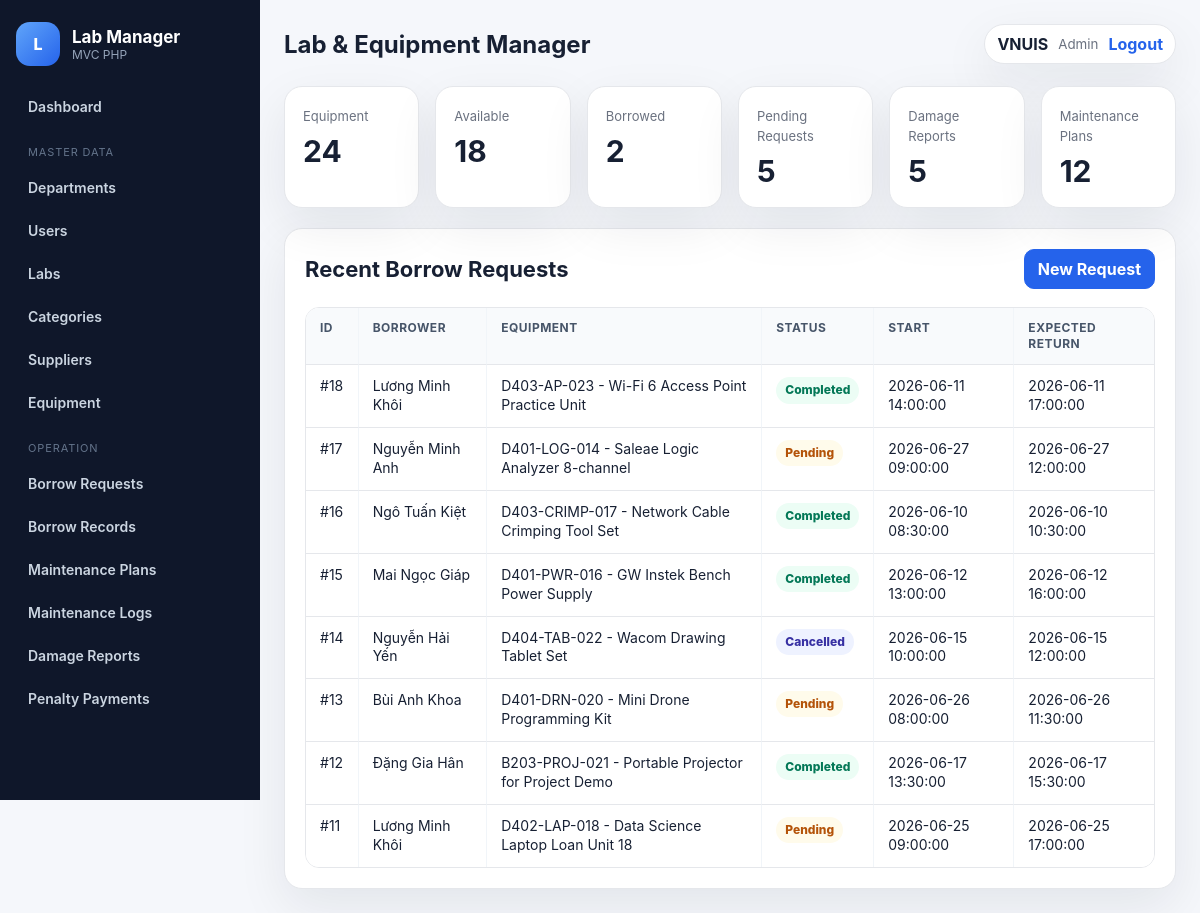
The app's page /index.php?route=dashboard/index (signed in) with its own data.
### tables this page shows
CREATE TABLE borrow_requests (
    id INT AUTO_INCREMENT PRIMARY KEY,
    user_id INT NOT NULL,
    equipment_id INT NOT NULL,
    purpose TEXT NOT NULL,
    start_time DATETIME NOT NULL,
    expected_return_time DATETIME NOT NULL,
    status ENUM('pending', 'approved', 'rejected', 'cancelled', 'completed') NOT NULL DEFAULT 'pending',
    approved_by INT NULL,
    approved_at DATETIME NULL,
    note TEXT,
    created_at DATETIME NOT NULL DEFAULT CURRENT_TIMESTAMP,

    CONSTRAINT fk_borrow_requests_user
        FOREIGN KEY (user_id) REFERENCES users(id)
        ON UPDATE CASCADE
        ON DELETE RESTRICT,

    CONSTRAINT fk_borrow_requests_equipment
        FOREIGN KEY (equipment_id) REFERENCES equipment(id)
        ON UPDATE CASCADE
        ON DELETE RESTRICT,

    CONSTRAINT fk_borrow_requests_approver
        FOREIGN KEY (approved_by) REFERENCES users(id)
        ON UPDATE CASCADE
        ON DELETE SET NULL,

    CONSTRAINT chk_borrow_request_time
        CHECK (expected_return_time > start_time),

    INDEX idx_borrow_requests_user (user_id),
    INDEX idx_borrow_requests_equipment (equipment_id),
    INDEX idx_borrow_requests_status (status),
    INDEX idx_borrow_requests_time (start_time, expected_return_time)
);

CREATE TABLE users (
    id INT AUTO_INCREMENT PRIMARY KEY,
    department_id INT NULL,
    full_name VARCHAR(120) NOT NULL,
    email VARCHAR(150) NOT NULL UNIQUE,
    student_code VARCHAR(8) UNIQUE,
    password_hash VARCHAR(255) NOT NULL,
    role ENUM('admin', 'student', 'technician') NOT NULL DEFAULT 'student',
    phone VARCHAR(20),
    status ENUM('active', 'inactive') NOT NULL DEFAULT 'active',
    created_at DATETIME NOT NULL DEFAULT CURRENT_TIMESTAMP,

    CONSTRAINT fk_users_department
        FOREIGN KEY (department_id) REFERENCES departments(id)
        ON UPDATE CASCADE
        ON DELETE SET NULL
);

CREATE TABLE equipment (
    id INT AUTO_INCREMENT PRIMARY KEY,
    asset_code VARCHAR(50) NOT NULL UNIQUE,
    equipment_name VARCHAR(150) NOT NULL,
    category_id INT NOT NULL,
    lab_id INT NOT NULL,
    supplier_id INT NULL,
    serial_number VARCHAR(100) UNIQUE,
    purchase_date DATE,
    purchase_price DECIMAL(12,2) NOT NULL DEFAULT 0.00,
    status ENUM('available', 'borrowed', 'maintenance', 'damaged', 'retired') NOT NULL DEFAULT 'available',
    total_used_hours DECIMAL(8,2) NOT NULL DEFAULT 0.00,
    created_at DATETIME NOT NULL DEFAULT CURRENT_TIMESTAMP,

    CONSTRAINT fk_equipment_category
        FOREIGN KEY (category_id) REFERENCES equipment_categories(id)
        ON UPDATE CASCADE
        ON DELETE RESTRICT,

    CONSTRAINT fk_equipment_lab
        FOREIGN KEY (lab_id) REFERENCES labs(id)
        ON UPDATE CASCADE
        ON DELETE RESTRICT,

    CONSTRAINT fk_equipment_supplier
        FOREIGN KEY (supplier_id) REFERENCES suppliers(id)
        ON UPDATE CASCADE
        ON DELETE SET NULL,

    CONSTRAINT chk_equipment_price
        CHECK (purchase_price >= 0),

    CONSTRAINT chk_equipment_used_hours
        CHECK (total_used_hours >= 0)
);

### app/core/Controller.php (called while the page is built, shortened)
<?php
class Controller
{
    public function __construct()
    {
        $this->pdo = Database::getConnection();
    }
    protected function view(string $view, array $data = []): void
    {
        extract($data);
        require BASE_PATH . '/app/views/layouts/header.php';
        require BASE_PATH . '/app/views/' . $view . '.php';
        require BASE_PATH . '/app/views/layouts/footer.php';
    }
}

### app/controllers/DashboardController.php (called while the page is built, shortened)
<?php
class DashboardController extends Controller
{
    public function index(): void
    {
        $model = new BaseModel($this->pdo);
        $stats = [
            'Equipment' => $model->count('equipment'),
            'Available' => $this->countWhere('equipment', 'status', 'available'),
            'Borrowed' => $this->countWhere('equipment', 'status', 'borrowed'),
            'Pending Requests' => $this->countWhere('borrow_requests', 'status', 'pending'),
            'Damage Reports' => $model->count('damage_reports'),
            'Maintenance Plans' => $model->count('maintenance_schedules'),
        ];
        $stmt = $this->pdo->query("\n            SELECT br.id, u.full_name, e.asset_code, e.equipment_name, br.status, br.start_time, br.expected_return_time\n            FROM borrow_requests br\n            JOIN users u ON u.id = br.user_id\n            JOIN equipment e ON e.id = br.equipment_id\n            ORDER BY br.id DESC\n            LIMIT 8\n        ");
        $recentRequests = $stmt->fetchAll();
        $this->view('dashboard/index', compact('stats','recentRequests'));
    }
    private function countWhere(string $table, string $field, string $value): int
    {
        $stmt = $this->pdo->prepare("SELECT COUNT(*) FROM `$table` WHERE `$field` = :value");
        $stmt->execute([':value' => $value]);
        return (int)$stmt->fetchColumn();
    }
}

### index.php (called while the page is built, shortened)
<?php
require_once __DIR__ . '/config/config.php';
require_once BASE_PATH . '/app/core/Database.php';
require_once BASE_PATH . '/app/core/Controller.php';
require_once BASE_PATH . '/app/models/BaseModel.php';
$route = $_GET['route'] ?? (Auth::check() ? 'dashboard/index' : 'auth/login');
[$module, $action] = array_pad(explode('/', $route, 2), 2, 'index');
$controller = new $controllerClass();
$method = $action === 'view' ? 'viewAction' : $action;
$controller->$method();

### app/core/Database.php (called while the page is built, shortened)
<?php
class Database
{
    private static ?PDO $pdo = null;
    public static function getConnection(): PDO
    {
        $dsn = 'mysql:host=' . DB_HOST . ';dbname=' . DB_NAME . ';charset=' . DB_CHARSET;
        try {
            self::$pdo = new PDO($dsn, DB_USER, DB_PASS, [
                PDO::ATTR_ERRMODE => PDO::ERRMODE_EXCEPTION,
                PDO::ATTR_DEFAULT_FETCH_MODE => PDO::FETCH_ASSOC,
                PDO::ATTR_EMULATE_PREPARES => false,
            ]);
            self::ensureLatestSchema(self::$pdo);
            return self::$pdo;
        } catch (PDOException $e) {
            if (AUTO_INSTALL_DATABASE && strpos($e->getMessage(), 'Unknown database') !== false) {
                self::installDatabase();
                self::$pdo = new PDO($dsn, DB_USER, DB_PASS, [
                    PDO::ATTR_ERRMODE => PDO::ERRMODE_EXCEPTION,
                    PDO::ATTR_DEFAULT_FETCH_MODE => PDO::FETCH_ASSOC,
                    PDO::ATTR_EMULATE_PREPARES => false,
                ]);
                return self::$pdo;
            }
            die('Database connection failed: ' . $e->getMessage());
        }
    }
    private static function ensureLatestSchema(PDO $pdo): void
    {
        try {
            $stmt = $pdo->query("SHOW COLUMNS FROM users LIKE 'student_code'");
            $hasStudentCode = (bool)$stmt->fetch();
        } catch (Throwable $e) {
            self::installDatabase();
            self::$pdo = null;
        }
    }
}

### app/models/BaseModel.php (called while the page is built, shortened)
<?php
class BaseModel
{
    protected PDO $pdo;
    public function __construct(PDO $pdo)
    {
        $this->pdo = $pdo;
    }
    public function count(string $table): int
    {
        return (int)$this->pdo->query("SELECT COUNT(*) FROM `$table`")->fetchColumn();
    }
}

### config/config.php (called while the page is built, shortened)
<?php
function app_base_path(): string
{
    $scriptName = str_replace('\\', '/', $_SERVER['SCRIPT_NAME'] ?? '/index.php');
    $dir = rtrim(dirname($scriptName), '/');
    return ($dir === '.' || $dir === '/') ? '' : $dir;
}
function current_origin(): string
{
    $host = $_SERVER['HTTP_HOST'] ?? 'localhost';
    $https = (!empty($_SERVER['HTTPS']) && $_SERVER['HTTPS'] !== 'off');
    $scheme = $https ? 'https' : 'http';
    return $scheme . '://' . $host;
}
function base_url(): string
{
    return current_origin() . app_base_path();
}
function url(string $route = '', array $params = []): string
{
    $query = array_merge(['route' => $route], $params);
    return base_url() . '/index.php?' . http_build_query($query);
}
function e($value): string
{
    return htmlspecialchars((string)$value, ENT_QUOTES, 'UTF-8');
}

### app/views/dashboard/index.php (the view)
<section class="cards-grid">
    <?php foreach ($stats as $label => $value): ?>
        <article class="stat-card">
            <span><?= e($label) ?></span>
            <strong><?= e($value) ?></strong>
        </article>
    <?php endforeach; ?>
</section>
<section class="panel">
    <div class="panel-header">
        <div>
            <h2>Recent Borrow Requests</h2>
        </div>
        <a class="btn btn-primary" href="<?= url('borrow_requests/create') ?>">New Request</a>
    </div>
    <div class="table-responsive">
        <table class="data-table">
            <thead>
                <tr>
                    <th>ID</th><th>Borrower</th><th>Equipment</th><th>Status</th><th>Start</th><th>Expected Return</th>
                </tr>
            </thead>
            <tbody>
                <?php foreach ($recentRequests as $r): ?>
                    <tr>
                        <td>#<?= e($r['id']) ?></td>
                        <td><?= e($r['full_name']) ?></td>
                        <td><?= e($r['asset_code']) ?> - <?= e($r['equipment_name']) ?></td>
                        <td><span class="badge badge-<?= e($r['status']) ?>"><?= e($r['status']) ?></span></td>
                        <td><?= e($r['start_time']) ?></td>
                        <td><?= e($r['expected_return_time']) ?></td>
                    </tr>
                <?php endforeach; ?>
            </tbody>
        </table>
    </div>
</section>

### records on screen
borrow_requests: id "18", user.full_name "Lương Minh Khôi", equipment.asset_code "D403-AP-023", equipment.equipment_name "Wi-Fi 6 Access Point Practice Unit", status "Completed", start_time "2026-06-11 14:00:00", expected_return_time "2026-06-11 17:00:00"
borrow_requests: id "17", user.full_name "Nguyễn Minh Anh", equipment.asset_code "D401-LOG-014", equipment.equipment_name "Saleae Logic Analyzer 8-channel", status "Pending", start_time "2026-06-27 09:00:00", expected_return_time "2026-06-27 12:00:00"
borrow_requests: id "16", user.full_name "Ngô Tuấn Kiệt", equipment.asset_code "D403-CRIMP-017", equipment.equipment_name "Network Cable Crimping Tool Set", status "Completed", start_time "2026-06-10 08:30:00", expected_return_time "2026-06-10 10:30:00"
borrow_requests: id "15", user.full_name "Mai Ngọc Giáp", equipment.asset_code "D401-PWR-016", equipment.equipment_name "GW Instek Bench Power Supply", status "Completed", start_time "2026-06-12 13:00:00", expected_return_time "2026-06-12 16:00:00"
borrow_requests: id "14", user.full_name "Nguyễn Hải Yến", equipment.asset_code "D404-TAB-022", equipment.equipment_name "Wacom Drawing Tablet Set", status "Cancelled", start_time "2026-06-15 10:00:00", expected_return_time "2026-06-15 12:00:00"
borrow_requests: id "13", user.full_name "Bùi Anh Khoa", equipment.asset_code "D401-DRN-020", equipment.equipment_name "Mini Drone Programming Kit", status "Pending", start_time "2026-06-26 08:00:00", expected_return_time "2026-06-26 11:30:00"
borrow_requests: id "12", user.full_name "Đặng Gia Hân", equipment.asset_code "B203-PROJ-021", equipment.equipment_name "Portable Projector for Project Demo", status "Completed", start_time "2026-06-17 13:30:00", expected_return_time "2026-06-17 15:30:00"
borrow_requests: id "11", user.full_name "Lương Minh Khôi", equipment.asset_code "D402-LAP-018", equipment.equipment_name "Data Science Laptop Loan Unit 18", status "Pending", start_time "2026-06-25 09:00:00", expected_return_time "2026-06-25 17:00:00"

### other values on screen
APP_NAME "Lab & Equipment Manager"
$user['full_name'] "VNUIS"
$user['role'] "Admin"
$label "Equipment"
$value "24"
$label "Available"
$value "18"
$label "Borrowed"
$value "2"
$label "Pending Requests"
$value "5"
$label "Damage Reports"
$label "Maintenance Plans"
$value "12"
